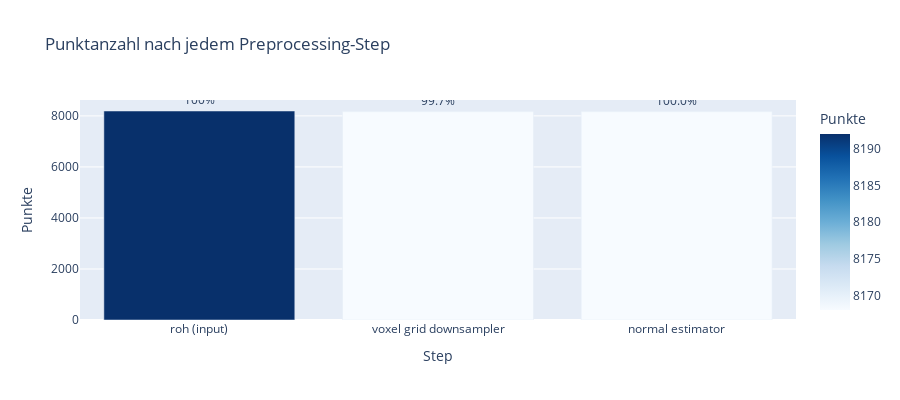

The notebook cell this image was saved under:
### Markdown cell above
## 7 – Report als Tabelle und Balkendiagramm

### Code cell
rows = [{'Step': 'roh (input)', 'Punkte': report.points_in, 'Entfernt': 0,
         'Retention': '100%', 'Zeit (ms)': 0}]
for s in report.steps:
    rows.append({
        'Step':       s.step_name.replace('_', ' '),
        'Punkte':     s.points_after,
        'Entfernt':   s.points_removed,
        'Retention':  f'{s.retention_rate:.1%}',
        'Zeit (ms)':  round(s.duration_ms, 1),
    })

df = pd.DataFrame(rows)
display(df)

fig = px.bar(
    df, x='Step', y='Punkte',
    title='Punktanzahl nach jedem Preprocessing-Step',
    color='Punkte', color_continuous_scale='Blues',
    text='Retention',
)
fig.update_traces(textposition='outside')
fig.update_layout(height=400, showlegend=False)
fig.show()

### Figure 1 — Plotly figure (JSON) as saved in the notebook; plotly's stock layout.template omitted (floating-point values rounded to 4 significant figures)
{"data": [{"hovertemplate": "Step=%{x}<br>Punkte=%{marker.color}<br>Retention=%{text}<extra></extra>", "legendgroup": "", "marker": {"color": [8192, 8168, 8168], "coloraxis": "coloraxis", "pattern": {"shape": ""}}, "name": "", "orientation": "v", "showlegend": false, "text": ["100%", "99.7%", "100.0%"], "textposition": "outside", "type": "bar", "x": ["roh (input)", "voxel grid downsampler", "normal estimator"], "xaxis": "x", "y": [8192, 8168, 8168], "yaxis": "y"}], "layout": {"barmode": "relative", "coloraxis": {"colorbar": {"title": {"text": "Punkte"}}, "colorscale": [[0, "rgb(247,251,255)"], [0.125, "rgb(222,235,247)"], [0.25, "rgb(198,219,239)"], [0.375, "rgb(158,202,225)"], [0.5, "rgb(107,174,214)"], [0.625, "rgb(66,146,198)"], [0.75, "rgb(33,113,181)"], [0.875, "rgb(8,81,156)"], [1, "rgb(8,48,107)"]]}, "height": 400, "legend": {"tracegroupgap": 0}, "showlegend": false, "title": {"text": "Punktanzahl nach jedem Preprocessing-Step"}, "xaxis": {"anchor": "y", "domain": [0, 1], "title": {"text": "Step"}}, "yaxis": {"anchor": "x", "domain": [0, 1], "title": {"text": "Punkte"}}}}
